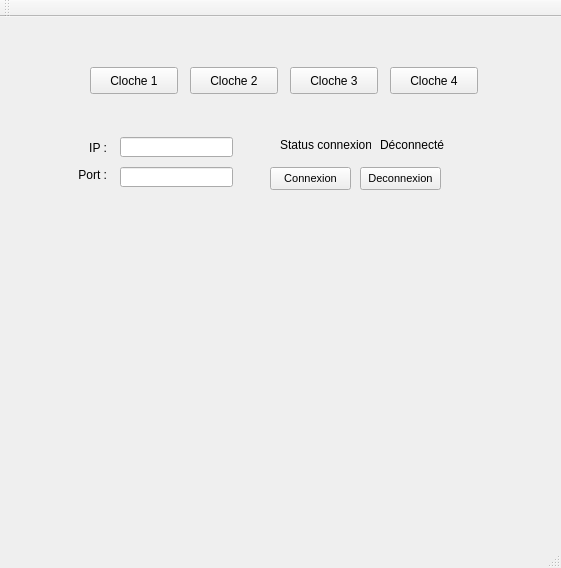
<?xml version="1.0" encoding="UTF-8"?>
<ui version="4.0">
 <class>TpclochesClass</class>
 <widget class="QMainWindow" name="TpclochesClass">
  <property name="geometry">
   <rect>
    <x>0</x>
    <y>0</y>
    <width>561</width>
    <height>568</height>
   </rect>
  </property>
  <property name="windowTitle">
   <string>Tpcloches</string>
  </property>
  <widget class="QWidget" name="centralWidget">
   <widget class="QLabel" name="label_2">
    <property name="geometry">
     <rect>
      <x>60</x>
      <y>150</y>
      <width>47</width>
      <height>16</height>
     </rect>
    </property>
    <property name="text">
     <string>Port :</string>
    </property>
    <property name="alignment">
     <set>Qt::AlignRight|Qt::AlignTrailing|Qt::AlignVCenter</set>
    </property>
   </widget>
   <widget class="QPushButton" name="Connection">
    <property name="geometry">
     <rect>
      <x>270</x>
      <y>150</y>
      <width>81</width>
      <height>23</height>
     </rect>
    </property>
    <property name="font">
     <font>
      <pointsize>8</pointsize>
     </font>
    </property>
    <property name="text">
     <string>Connexion</string>
    </property>
   </widget>
   <widget class="QLineEdit" name="IPEdit">
    <property name="geometry">
     <rect>
      <x>120</x>
      <y>120</y>
      <width>113</width>
      <height>20</height>
     </rect>
    </property>
   </widget>
   <widget class="QLabel" name="label_3">
    <property name="geometry">
     <rect>
      <x>280</x>
      <y>120</y>
      <width>91</width>
      <height>16</height>
     </rect>
    </property>
    <property name="text">
     <string>Status connexion :</string>
    </property>
   </widget>
   <widget class="QLineEdit" name="PortEdit">
    <property name="geometry">
     <rect>
      <x>120</x>
      <y>150</y>
      <width>113</width>
      <height>20</height>
     </rect>
    </property>
   </widget>
   <widget class="QLabel" name="AffConnexion">
    <property name="geometry">
     <rect>
      <x>380</x>
      <y>120</y>
      <width>91</width>
      <height>16</height>
     </rect>
    </property>
    <property name="text">
     <string>Déconnecté</string>
    </property>
   </widget>
   <widget class="QLabel" name="label">
    <property name="geometry">
     <rect>
      <x>60</x>
      <y>120</y>
      <width>47</width>
      <height>21</height>
     </rect>
    </property>
    <property name="text">
     <string>IP :</string>
    </property>
    <property name="alignment">
     <set>Qt::AlignRight|Qt::AlignTrailing|Qt::AlignVCenter</set>
    </property>
   </widget>
   <widget class="QPushButton" name="Btncloche1">
    <property name="geometry">
     <rect>
      <x>90</x>
      <y>50</y>
      <width>88</width>
      <height>27</height>
     </rect>
    </property>
    <property name="text">
     <string>Cloche 1</string>
    </property>
   </widget>
   <widget class="QPushButton" name="Btncloche2">
    <property name="geometry">
     <rect>
      <x>190</x>
      <y>50</y>
      <width>88</width>
      <height>27</height>
     </rect>
    </property>
    <property name="text">
     <string>Cloche 2</string>
    </property>
   </widget>
   <widget class="QPushButton" name="Btncloche3">
    <property name="geometry">
     <rect>
      <x>290</x>
      <y>50</y>
      <width>88</width>
      <height>27</height>
     </rect>
    </property>
    <property name="text">
     <string>Cloche 3</string>
    </property>
   </widget>
   <widget class="QPushButton" name="Btncloche4">
    <property name="geometry">
     <rect>
      <x>390</x>
      <y>50</y>
      <width>88</width>
      <height>27</height>
     </rect>
    </property>
    <property name="text">
     <string>Cloche 4</string>
    </property>
   </widget>
   <widget class="QLabel" name="StatusCo">
    <property name="geometry">
     <rect>
      <x>260</x>
      <y>280</y>
      <width>201</width>
      <height>61</height>
     </rect>
    </property>
    <property name="text">
     <string/>
    </property>
   </widget>
   <widget class="QPushButton" name="Deconnection">
    <property name="geometry">
     <rect>
      <x>360</x>
      <y>150</y>
      <width>81</width>
      <height>23</height>
     </rect>
    </property>
    <property name="font">
     <font>
      <pointsize>8</pointsize>
     </font>
    </property>
    <property name="text">
     <string>Deconnexion</string>
    </property>
   </widget>
  </widget>
  <widget class="QMenuBar" name="menuBar">
   <property name="geometry">
    <rect>
     <x>0</x>
     <y>0</y>
     <width>561</width>
     <height>21</height>
    </rect>
   </property>
  </widget>
  <widget class="QToolBar" name="mainToolBar">
   <attribute name="toolBarArea">
    <enum>TopToolBarArea</enum>
   </attribute>
   <attribute name="toolBarBreak">
    <bool>false</bool>
   </attribute>
  </widget>
  <widget class="QStatusBar" name="statusBar"/>
 </widget>
 <layoutdefault spacing="6" margin="11"/>
 <resources>
  <include location="Tpcloches.qrc"/>
 </resources>
 <connections>
  <connection>
   <sender>Connection</sender>
   <signal>clicked()</signal>
   <receiver>TpclochesClass</receiver>
   <slot>onConnectButtonClicked()</slot>
   <hints>
    <hint type="sourcelabel">
     <x>110</x>
     <y>214</y>
    </hint>
    <hint type="destinationlabel">
     <x>313</x>
     <y>283</y>
    </hint>
   </hints>
  </connection>
  <connection>
   <sender>Btncloche1</sender>
   <signal>clicked()</signal>
   <receiver>TpclochesClass</receiver>
   <slot>BtnCloche1Clicked()</slot>
   <hints>
    <hint type="sourcelabel">
     <x>213</x>
     <y>326</y>
    </hint>
    <hint type="destinationlabel">
     <x>313</x>
     <y>283</y>
    </hint>
   </hints>
  </connection>
  <connection>
   <sender>Btncloche2</sender>
   <signal>clicked()</signal>
   <receiver>TpclochesClass</receiver>
   <slot>BtnCloche2Clicked()</slot>
   <hints>
    <hint type="sourcelabel">
     <x>353</x>
     <y>326</y>
    </hint>
    <hint type="destinationlabel">
     <x>313</x>
     <y>283</y>
    </hint>
   </hints>
  </connection>
  <connection>
   <sender>Btncloche3</sender>
   <signal>clicked()</signal>
   <receiver>TpclochesClass</receiver>
   <slot>BtnCloche3Clicked()</slot>
   <hints>
    <hint type="sourcelabel">
     <x>213</x>
     <y>376</y>
    </hint>
    <hint type="destinationlabel">
     <x>313</x>
     <y>283</y>
    </hint>
   </hints>
  </connection>
  <connection>
   <sender>Btncloche4</sender>
   <signal>clicked()</signal>
   <receiver>TpclochesClass</receiver>
   <slot>BtnCloche4Clicked()</slot>
   <hints>
    <hint type="sourcelabel">
     <x>353</x>
     <y>376</y>
    </hint>
    <hint type="destinationlabel">
     <x>313</x>
     <y>283</y>
    </hint>
   </hints>
  </connection>
  <connection>
   <sender>Deconnection</sender>
   <signal>clicked()</signal>
   <receiver>TpclochesClass</receiver>
   <slot>onDisconnectButtonClicked()</slot>
   <hints>
    <hint type="sourcelabel">
     <x>200</x>
     <y>214</y>
    </hint>
    <hint type="destinationlabel">
     <x>313</x>
     <y>283</y>
    </hint>
   </hints>
  </connection>
 </connections>
 <slots>
  <slot>onConnectButtonClicked()</slot>
  <slot>BtnCloche1Clicked()</slot>
  <slot>BtnCloche2Clicked()</slot>
  <slot>BtnCloche3Clicked()</slot>
  <slot>BtnCloche4Clicked()</slot>
  <slot>ControleClavier()</slot>
  <slot>onDisconnectButtonClicked()</slot>
 </slots>
</ui>
